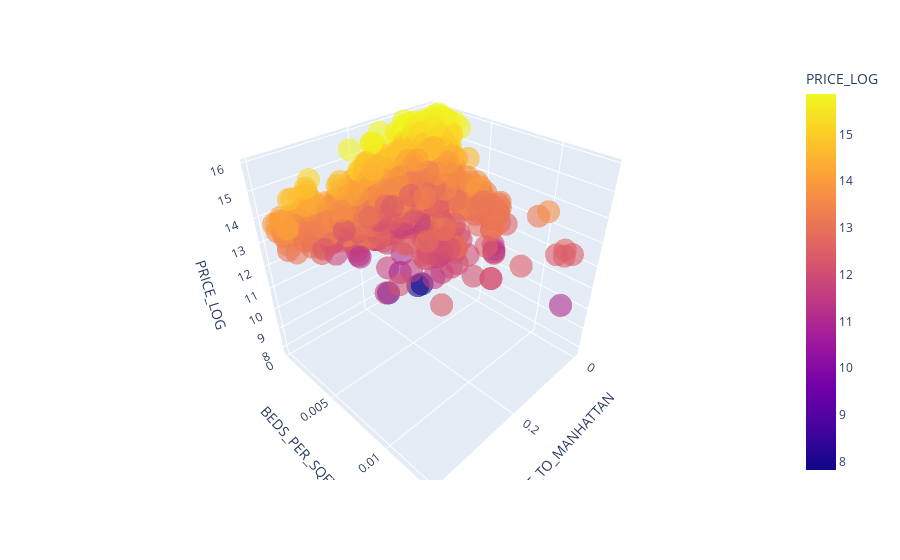

Source (notebook cell):
### Code cell
import plotly.express as px
import plotly.io as pio

fig = px.scatter_3d(
    df,
    x="DIST_TO_MANHATTAN",
    y="BEDS_PER_SQFT",  
    z="PRICE_LOG",
    color="PRICE_LOG",
    opacity=0.6
)

fig.show()

### Figure 1 — Plotly figure (JSON) as saved in the notebook; plotly's stock layout.template omitted (floating-point values rounded to 4 significant figures; data arrays with more than 128 entries replaced by an {"elided": "..."} marker saying what was removed)
{"data": [{"hovertemplate": "DIST_TO_MANHATTAN=%{x}<br>BEDS_PER_SQFT=%{y}<br>PRICE_LOG=%{marker.color}<extra></extra>", "legendgroup": "", "marker": {"color": {"elided": "4344 float values"}, "coloraxis": "coloraxis", "opacity": 0.6, "symbol": "circle"}, "mode": "markers", "name": "", "scene": "scene", "showlegend": false, "type": "scatter3d", "x": {"elided": "4344 float values"}, "y": {"elided": "4344 float values"}, "z": {"elided": "4344 float values"}}], "layout": {"coloraxis": {"colorbar": {"title": {"text": "PRICE_LOG"}}, "colorscale": [[0, "#0d0887"], [0.1111, "#46039f"], [0.2222, "#7201a8"], [0.3333, "#9c179e"], [0.4444, "#bd3786"], [0.5556, "#d8576b"], [0.6667, "#ed7953"], [0.7778, "#fb9f3a"], [0.8889, "#fdca26"], [1, "#f0f921"]]}, "legend": {"tracegroupgap": 0}, "margin": {"t": 60}, "scene": {"domain": {"x": [0, 1], "y": [0, 1]}, "xaxis": {"title": {"text": "DIST_TO_MANHATTAN"}}, "yaxis": {"title": {"text": "BEDS_PER_SQFT"}}, "zaxis": {"title": {"text": "PRICE_LOG"}}}}}
